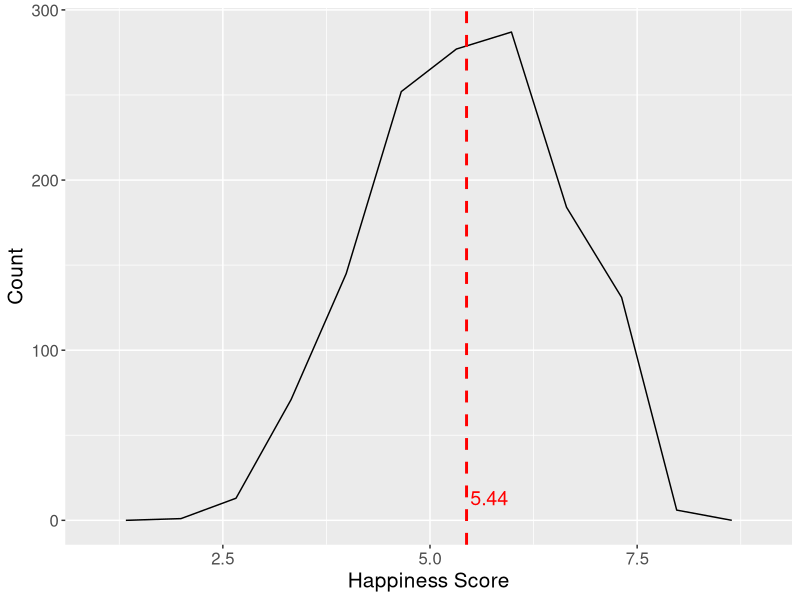
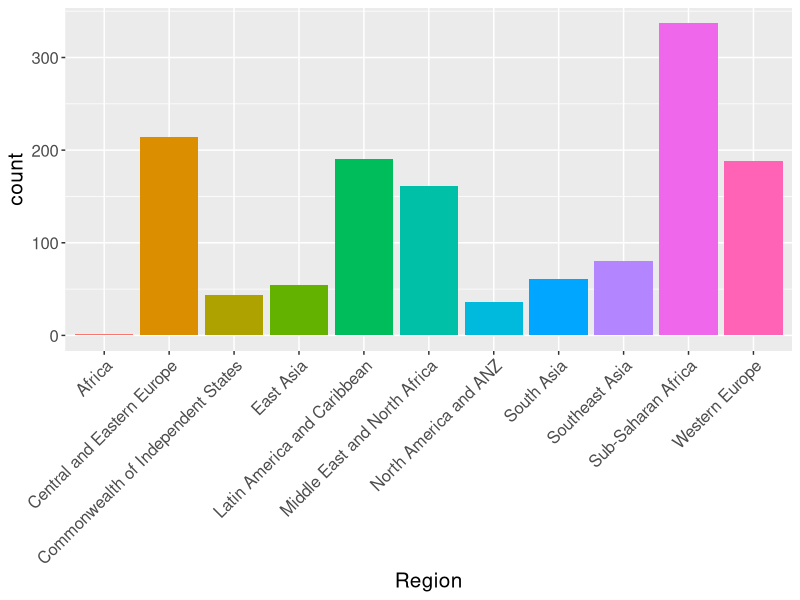
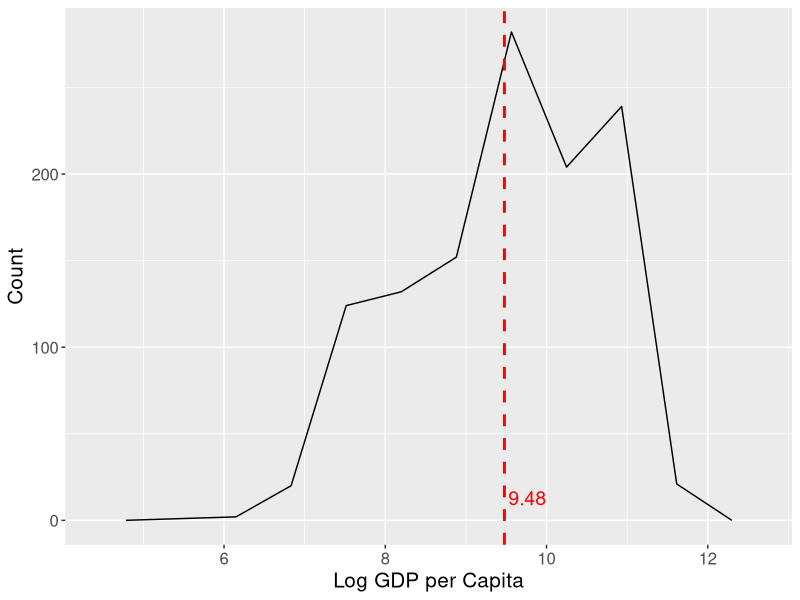
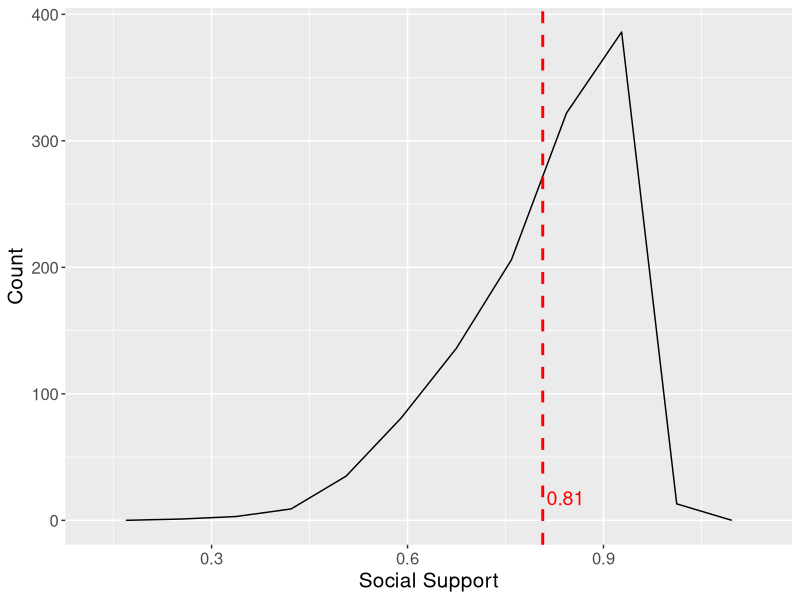
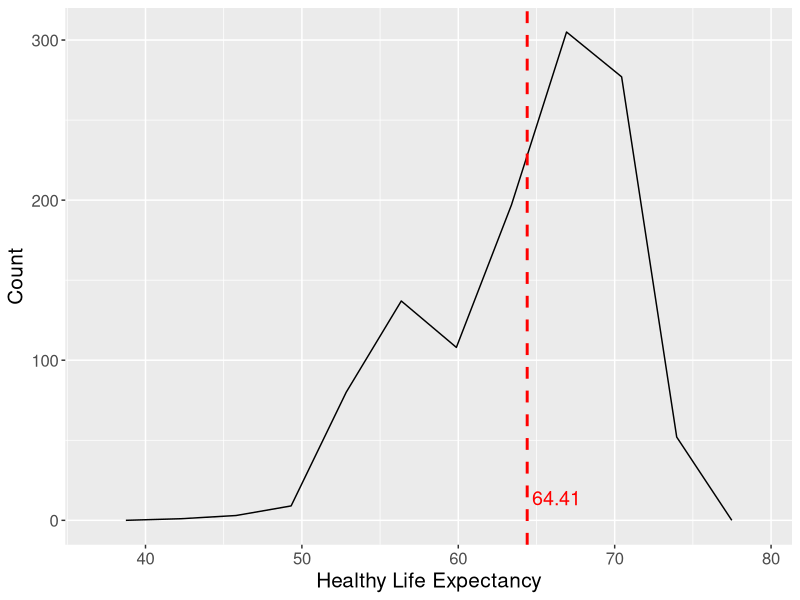
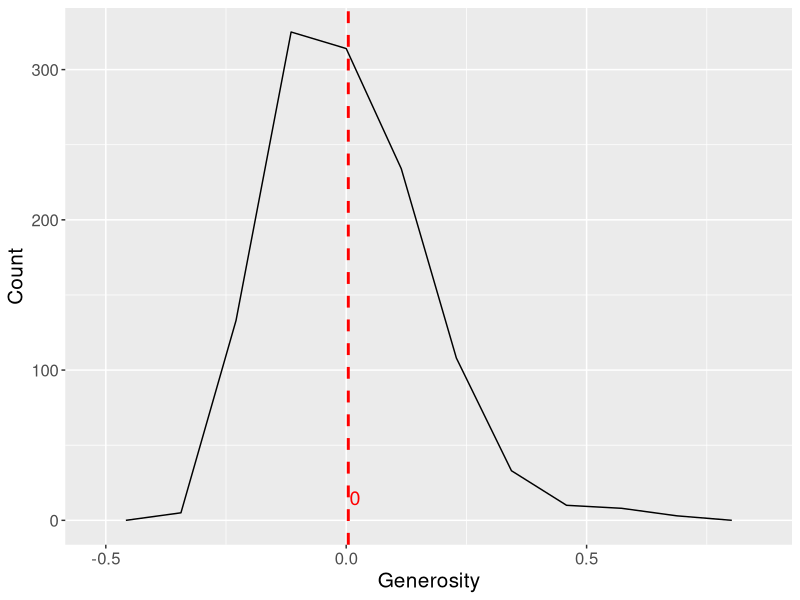
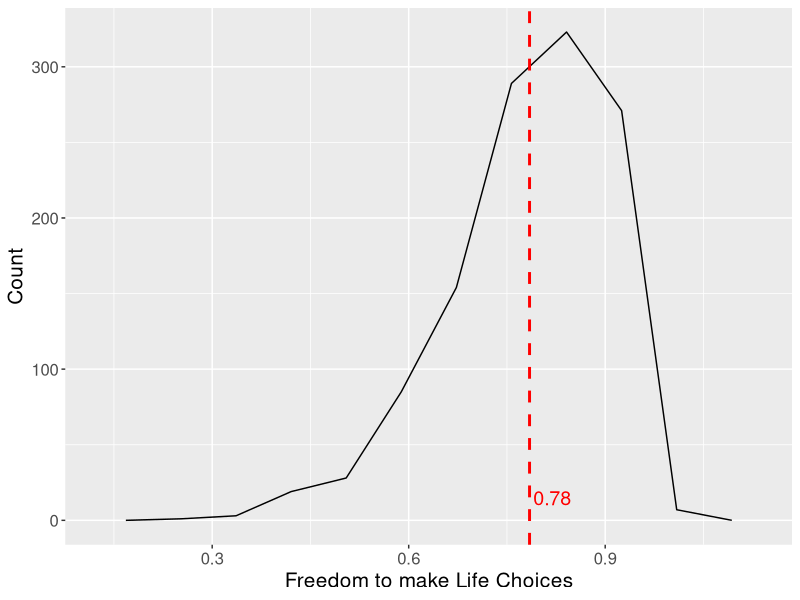
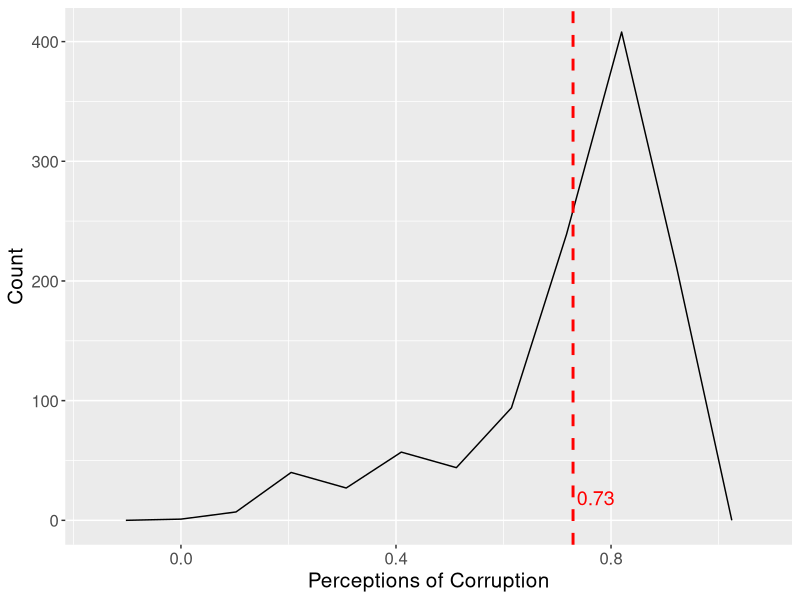

Here is the R script that generated these plots, in order: (Note: this script raises an error after producing the figures.)
## ---- chunk 1
#| echo: false
#| output: false
#| warning: false

# loading needed libraries
library(here)
library(tidyverse)
library(GGally)
library(grid)
library(randomForest)
library(corrplot)
library(readxl)
library(cowplot)
## ---- chunk 2
#| echo: false
#| warning: false
# loading the needed data
whr <- read.csv(here::here("Data/WHR_AllYears.csv"))

# fix data type of perception of corruption
whr$perceptions_of_corruption <- as.numeric(whr$perceptions_of_corruption)

whr_exp <- read_excel(here::here("Data/2024_Yearly_Expectations.xls"))

whr_exp <- whr_exp %>% rename(country = "Country name")

# match explaining data with whr data
matched_data <- whr_exp %>%
  inner_join(whr, by = c("year", "country"))

# only keep unscaled data
matched_data <- matched_data[,1:11]

colnames(matched_data) <- c("country", "year", "life_ladder", "log_gdp_per_capita",
                            "social_support","healthy_life_expectancy_at_birth",
                            "freedom_to_make_life_choices", "generosity",
                            "perceptions_of_corruption", "positive_affect",
                            "negative affect")
## ---- chunk 3
#| warning: false
#| echo: false
#| label: fig-distributions
#| fig-cap: "Distribution graphs of the numerical variables. For all of the plots except a, b and i, the original data from the Gallup World Poll is used in order to see the true distributions and not the scaled ones that were calculated for the World Happiness Report. The red dashed lines in the density plots show the corresponding mean values." 
#| fig-scap: "Distribution graphs of variables."
#| fig-subcap:
#|   - "Distribution of Happiness Score"
#|   - "Distribution of Region"
#|   - "Distribution of log GDP per Capita"
#|   - "Distribution of Social Support"
#|   - "Distribution of Healthy Life Expectancy"
#|   - "Distribution of Generosity"
#|   - "Distribution of Freedom to make Life Choices"
#|   - "Distribution of Perceptions of Corruption"
#|   - "Distribution of Countries per Year"
#| layout-ncol: 2

# Calculate the mean values
mean_happiness <- mean(whr$happiness_score, na.rm = TRUE)
quantiles_happiness <- quantile(whr$happiness_score, probs = c(0.25, 0.5, 0.75), na.rm = TRUE)
mean_log_gdp_per_capita <- mean(matched_data$log_gdp_per_capita, na.rm = TRUE)
mean_social_support <- mean(matched_data$social_support, na.rm = TRUE)
mean_healthy_life_expectancy_at_birth <- mean(matched_data$healthy_life_expectancy_at_birth, na.rm = TRUE)
mean_generosity <- mean(matched_data$generosity, na.rm = TRUE)
mean_freedom_to_make_life_choices <- mean(matched_data$freedom_to_make_life_choices, na.rm = TRUE)
mean_perceptions_of_corruption <- mean(matched_data$perceptions_of_corruption, na.rm = TRUE)

ggplot(whr, aes(x = happiness_score)) +
  geom_freqpoly(bins = 10) +
  xlab("Happiness Score") +
  geom_vline(aes(xintercept = mean_happiness), color = "red", linetype = "dashed", size = 1) + 
  annotate("text", x = mean_happiness, y = 0, label = round(mean_happiness, 2), color = "red", vjust = -1, hjust = -0.1, size = 5) +
  ylab("Count") +
  theme(text = element_text(size = 15))

ggplot(whr, aes(x = region, fill = region)) +
  geom_bar() +
  xlab("Region") +
  theme(text = element_text(size = 15),
        axis.text.x = element_text(angle = 45, vjust = 1, hjust=1)) +
  guides(fill="none")

ggplot(matched_data, aes(x = log_gdp_per_capita)) +
  geom_freqpoly(bins = 10) +
  xlab("Log GDP per Capita") +
  geom_vline(aes(xintercept = mean_log_gdp_per_capita), color = "red", linetype = "dashed", size = 1) +
  annotate("text", x = mean_log_gdp_per_capita, y = 0, label = round(mean_log_gdp_per_capita, 2), color = "red", vjust = -1, hjust = -0.1, size = 5) +
  ylab("Count") +
  theme(text = element_text(size = 15))

ggplot(matched_data, aes(x = social_support)) +
  geom_freqpoly(bins = 10) +
  xlab("Social Support") +
  geom_vline(aes(xintercept = mean_social_support), color = "red", linetype = "dashed", size = 1) +
  annotate("text", x = mean_social_support, y = 0, label = round(mean_social_support, 2), color = "red", vjust = -1, hjust = -0.1, size = 5) +
  ylab("Count") +
  theme(text = element_text(size = 15))

ggplot(matched_data, aes(x = healthy_life_expectancy_at_birth)) +
  geom_freqpoly(bins = 10) +
  xlab("Healthy Life Expectancy") +
  geom_vline(aes(xintercept = mean_healthy_life_expectancy_at_birth), color = "red", linetype = "dashed", size = 1) +
  annotate("text", x = mean_healthy_life_expectancy_at_birth, y = 0, label = round(mean_healthy_life_expectancy_at_birth, 2), color = "red", vjust = -1, hjust = -0.1, size = 5) +
  ylab("Count") +
  theme(text = element_text(size = 15))

ggplot(matched_data, aes(x = generosity)) +
  geom_freqpoly(bins = 10) +
  xlab("Generosity") +
  geom_vline(aes(xintercept = mean_generosity), color = "red", linetype = "dashed", size = 1) +
  annotate("text", x = mean_generosity, y = 0, label = round(mean_generosity, 2), color = "red", vjust = -1, hjust = -0.1, size = 5) +
  ylab("Count") +
  theme(text = element_text(size = 15))

ggplot(matched_data, aes(x = freedom_to_make_life_choices)) +
  geom_freqpoly(bins = 10) +
  xlab("Freedom to make Life Choices") +
  geom_vline(aes(xintercept = mean_freedom_to_make_life_choices), color = "red", linetype = "dashed", size = 1) +
  annotate("text", x = mean_freedom_to_make_life_choices, y = 0, label = round(mean_freedom_to_make_life_choices, 2),
           color = "red", vjust = -1, hjust = -0.1, size = 5) +
  ylab("Count") +
  theme(text = element_text(size = 15))

ggplot(matched_data, aes(x = perceptions_of_corruption)) +
  geom_freqpoly(bins = 10) +
  xlab("Perceptions of Corruption") +
  geom_vline(aes(xintercept = mean_perceptions_of_corruption), color = "red", linetype = "dashed", size = 1) +
  annotate("text", x = mean_perceptions_of_corruption, y = 0, label = round(mean_perceptions_of_corruption, 2), 
           color = "red", vjust = -1, hjust = -0.1, size = 5) +
  ylab("Count") +
  theme(text = element_text(size = 15))

ggplot(whr, aes(x = year, fill = as.factor(year))) +
  geom_bar() +
  xlab("Year") +
  theme(text = element_text(size = 15),
        axis.text.x = element_text(angle = 45, vjust = 1, hjust=1)) +
  guides(fill="none")
## ---- chunk 4
#| echo: false
#| label: fig-box-regions
#| fig-cap: "Boxplot Happiness Score based on different regions." 
#| fig-scap: "Boxplot Happiness Score based on different regions."
#| layout-ncol: 1
whr |>
  ggplot(aes(x = region, y = happiness_score, fill = region)) +
  geom_boxplot() +
  theme(legend.position = "none",
        axis.title.y = element_blank(),
        text = element_text(size = 14))+
  ggtitle("Happiness Score over different regions") +
  ylab("Happiness Score") +
  coord_flip()
## ---- chunk 5
#| echo: false
#| output: false
#| label: fig-multiple-scatter
#| fig-cap: "Scatterplots for relationship of happiness score and different predictor variables." 
#| fig-scap: "Scatterplots for relationship of happiness score and different predictor variables."
#| fig-subcap:
#|   - "Happiness Score over GDP per Capita"
#|   - "Happiness Score over Social Support"
#|   - "Happiness Score over Healthy Life Expectancy"
#|   - "Happiness Score over Freedom to make Life Choices"
#|   - "Happiness Score over Generosity"
#|   - "Happiness Score over Perceptions of Corruption"
#|   - "Legend"
#| layout-ncol: 2

# GDP per capita plot
whr |>
  ggplot(aes(x = gdp_per_capita, y = happiness_score, color = region)) +
  geom_point() +
  xlab("GDP per Capita") +
  ylab("Happiness Score") +
  theme(text = element_text(size = 15), legend.position = "none")

# Social Support Plot
whr |>
  ggplot(aes(x = social_support, y = happiness_score, color = region)) +
  geom_point() +
  xlab("Social Support") +
  ylab("Happiness Score") +
  theme(text = element_text(size = 15), legend.position = "none")

# Healthy Life Expectancy plot
whr |>
  ggplot(aes(x = healthy_life_expectancy, y = happiness_score, color = region)) +
  geom_point() +
  xlab("Healthy Life Expectancy") +
  ylab("Happiness Score") +
  theme(text = element_text(size = 15), legend.position = "none")

# Freedom to make life choices
whr |>
  ggplot(aes(x = freedom_to_make_life_choices, y = happiness_score, color = region)) +
  geom_point() +
  xlab("Freedom to make Life Choices") +
  ylab("Happiness Score") +
  theme(text = element_text(size = 15), legend.position = "none")

# Generosity
whr |>
  ggplot(aes(x = generosity, y = happiness_score, color = region)) +
  geom_point() +
  xlab("Generosity") +
  ylab("Happiness Score") +
  theme(text = element_text(size = 15), legend.position = "none")

# Perceptions of corruption
whr |>
  ggplot(aes(x = perceptions_of_corruption, y = happiness_score, color = region)) +
  geom_point() +
  xlab("Perceptions of corruption") +
  ylab("Happiness Score") +
  theme(text = element_text(size = 15), legend.position = "none")

# Get the legend
scatter_plot <- whr |>
  ggplot(aes(x = gdp_per_capita, y = happiness_score, color = region)) +
  geom_point() +
  xlab("GDP per Capita") +
  ylab("Happiness Score") +
  theme(text = element_text(size = 25), legend.position = "right")+
  guides(color = guide_legend(override.aes = list(size = 5)))

# Extract the legend
legend = get_plot_component(scatter_plot, 'guide-box-right', return_all = TRUE)
ggdraw(legend)

## ---- chunk 6
#| echo: false
#| label: fig-corr-mat
#| fig-cap: "Correlation matrix plot." 
#| fig-scap: "Correlation matrix plot."
#| layout-ncol: 1

#remove non-numeric variables
whr_num <- whr[, c(3,4,5,6,7,8,9,10)]
whr_num$year <- as.numeric(whr_num$year)

# remove NaN values
whr_num_nonan <- na.omit(whr_num)

# calculate correlation
whr_cor <- cor(whr_num_nonan)

# shorten the variable names for the plot
new_names <- c("HS", "GpC", "SS", "HLE", "FtmLC", "G", "PoC", "Y")
colnames(whr_cor) <- new_names
rownames(whr_cor) <- new_names

# calculate p-values
testRes <- cor.mtest(whr_num_nonan, conf.level = 0.95)
colnames(testRes$p) <- new_names
rownames(testRes$p) <- new_names

corrplot(whr_cor, p.mat = testRes$p, method = 'circle', type = 'lower', insig='blank',
         addCoef.col ='black', number.cex = 0.8, order = 'AOE', diag=FALSE)
## ---- chunk 7
#| echo: false
# correlation of gdp per capita and happiness score
cat("Correlation of the happiness score and GDP per capita:",cor(whr$gdp_per_capita, whr$happiness_score))
## ---- chunk 8
#| echo: false
cat("Correlation of the happiness score and social support:",cor(whr$social_support, whr$happiness_score))
## ---- chunk 9
#| echo: false
cat("Correlation of the happiness score and healthy life expectancy:",cor(whr$healthy_life_expectancy, whr$happiness_score, use = "complete.obs"))
## ---- chunk 10
#| echo: false
cat("Correlation of the happiness score and freedom to make life choices:",cor(whr$freedom_to_make_life_choices, whr$happiness_score))
## ---- chunk 11
#| echo: false
cat("Correlation of the happiness score and Perceptions of corruption:",
    cor(whr$perceptions_of_corruption, whr$happiness_score, use = "complete.obs"))
## ---- chunk 12
#| echo: false
#| label: fig-box-year
#| fig-cap: "Boxplot Happiness Score over Years." 
#| fig-scap: "Boxplot Happiness Score over Years."
#| layout-ncol: 1
whr$year <- as.factor(whr$year)
whr |>
  ggplot(aes(x = year, y = happiness_score, fill = year)) +
  geom_boxplot() +
  theme(legend.position = "none",
        axis.title.y = element_blank(),
        text = element_text(size = 15))+
  ylab("Happiness Score")
## ---- chunk 13
#| echo: false
# create a subset that doesn't contain country, region and year
whr_sub <- whr[,-c(1,2,10)]

# delete rows that contain NAs from the data frame
whr_sub <- na.omit(whr_sub)
## ---- chunk 14
#| echo: false
pr.out <- prcomp(whr_sub, scale = TRUE)

# get percent of variance of each principal component
perc <- pr.out$sdev/sum(pr.out$sdev)
## ---- chunk 15
#| echo: false
#| label: fig-pca-cum
#| fig-cap: "Cumulative Propability of the Variance explained by each Principle Component." 
#| fig-scap: "Cumulative Propability of the Variance explained by each Principle Component."
#| layout-ncol: 1
# plot cumulative sum of the percentages
plot(cumsum(perc),
  xlab = "Principal Component",
  ylab = "Proportion of Variance Explained",
  ylim = c(0,1),
  type = "b")
## ---- chunk 16
#| echo: false
# scale data
sc_whr <- scale(whr_sub)

# initiate vector to store total within sum of squares for each kmeans()-object
wss <- c()

# run kmeans for k equals two to seven and save total within sum of squares
for (k in 2:7) {
  km.out <- kmeans(sc_whr, centers = k, nstart = 20)
  wss <- append(wss, km.out$tot.withinss)
}
## ---- chunk 17
#| echo: false
#| label: fig-wss-plot
#| fig-cap: "Optimal k-value for Kmeans algorithm when applying the elbow-criterium to the within sum of squares plot with marked cut-off value of k = 2." 
#| fig-scap: "Optimal k-value for Kmeans algorithm when applying the elbow-criterium to the within sum of squares plot with marked cut-off value of k = 2."
#| layout-ncol: 1
# plot the resulting values
plot(wss, xlab = "k", ylab = "WSS", type = "b", main = "Within sum of squares over different amounts of clusters")
abline(v = 2, col = "red", lty = 2)
## ---- chunk 18
#| echo: false
# train K-Means
km.out <- kmeans(sc_whr, centers = 2, nstart = 20)

my.text.panel <- function(labels) {
  function(x, y, lbl, ...) {
    if (lbl %in% names(labels)) lbl <- labels[[lbl]]
    text(x, y, lbl, ...)
  }
}
## ---- chunk 19
#| echo: false
#| label: fig-k-means-plot
#| fig-cap: "Matrix of scatterplots coloured by cluster." 
#| fig-scap: "Matrix of scatterplots coloured by cluster."
#| layout-ncol: 1
# plot resulting clustering
pairs(sc_whr, col = km.out$cluster, upper.panel = NULL, gap = 0,
      text.panel = my.text.panel(c(happiness_score="Happiness Score",
                                   gdp_per_capita="GDP p. Capita",
                                   social_support="Social Support",
                                   healthy_life_expectancy="HL Expectancy",
                                   freedom_to_make_life_choices = "Freedom Life Choices",
                                   generosity = "Generosity",
                                   perceptions_of_corruption = "Perceived corruption")))
## ---- chunk 20
#| echo: false
sc_whr <- as.data.frame(sc_whr)
cat("Median of the happiness score:",median(sc_whr$happiness_score))
## ---- chunk 21
#| echo: false
#| label: fig-randomforest
#| fig-cap: "Variable importance when predicting the happiness score with a random forest model." 
#| fig-scap: "Variable importance when predicting the happiness score with a random forest model."
#| layout-ncol: 1
# create a version of whr that contains all variables but no NAs
whr_noNA <- na.omit(whr)

# run randomforest on this data
set.seed(1)
rf.whr <- randomForest(happiness_score ~ ., data = whr_noNA, mtry = 3, ntree = 100,
                       importance = TRUE)
# mtry: amount of variables used for each iteration (floor(sqrt(n)) is rule of thumb)
# ntree: number of trees that are grown
# importance: is importance of predictors to be assessed or not

# plot importance of variables
varImpPlot(rf.whr, scale = FALSE, main = "Feature Importance for predicting Happiness Score")
